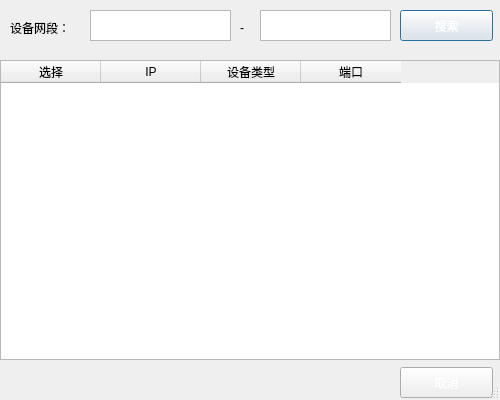
<?xml version="1.0" encoding="UTF-8"?>
<ui version="4.0">
 <class>ListSelectByIP</class>
 <widget class="QDialog" name="ListSelectByIP">
  <property name="enabled">
   <bool>true</bool>
  </property>
  <property name="geometry">
   <rect>
    <x>0</x>
    <y>0</y>
    <width>500</width>
    <height>400</height>
   </rect>
  </property>
  <property name="minimumSize">
   <size>
    <width>500</width>
    <height>400</height>
   </size>
  </property>
  <property name="maximumSize">
   <size>
    <width>500</width>
    <height>400</height>
   </size>
  </property>
  <property name="windowTitle">
   <string>自动搜索</string>
  </property>
  <property name="sizeGripEnabled">
   <bool>true</bool>
  </property>
  <widget class="QTableWidget" name="tableWidgetData">
   <property name="enabled">
    <bool>true</bool>
   </property>
   <property name="geometry">
    <rect>
     <x>0</x>
     <y>60</y>
     <width>500</width>
     <height>300</height>
    </rect>
   </property>
   <property name="cornerButtonEnabled">
    <bool>false</bool>
   </property>
   <property name="columnCount">
    <number>4</number>
   </property>
   <column>
    <property name="text">
     <string>选择</string>
    </property>
   </column>
   <column>
    <property name="text">
     <string>IP</string>
    </property>
   </column>
   <column>
    <property name="text">
     <string>设备类型</string>
    </property>
   </column>
   <column>
    <property name="text">
     <string>端口</string>
    </property>
   </column>
  </widget>
  <widget class="QLabel" name="label">
   <property name="geometry">
    <rect>
     <x>10</x>
     <y>20</y>
     <width>68</width>
     <height>15</height>
    </rect>
   </property>
   <property name="text">
    <string>设备网段：</string>
   </property>
  </widget>
  <widget class="QTextEdit" name="tEt_StartIP">
   <property name="geometry">
    <rect>
     <x>90</x>
     <y>10</y>
     <width>141</width>
     <height>31</height>
    </rect>
   </property>
   <property name="styleSheet">
    <string notr="true">color: rgb(255, 255, 255);</string>
   </property>
  </widget>
  <widget class="QLabel" name="label_2">
   <property name="geometry">
    <rect>
     <x>240</x>
     <y>20</y>
     <width>16</width>
     <height>16</height>
    </rect>
   </property>
   <property name="text">
    <string>-</string>
   </property>
  </widget>
  <widget class="QTextEdit" name="tEt_EndIP">
   <property name="geometry">
    <rect>
     <x>260</x>
     <y>10</y>
     <width>131</width>
     <height>31</height>
    </rect>
   </property>
   <property name="styleSheet">
    <string notr="true">color: rgb(255, 255, 255);</string>
   </property>
  </widget>
  <widget class="QPushButton" name="pBn_Select">
   <property name="geometry">
    <rect>
     <x>400</x>
     <y>10</y>
     <width>93</width>
     <height>31</height>
    </rect>
   </property>
   <property name="styleSheet">
    <string notr="true">color: rgb(255, 255, 255);</string>
   </property>
   <property name="text">
    <string>搜索</string>
   </property>
  </widget>
  <widget class="QPushButton" name="pBn_Close">
   <property name="geometry">
    <rect>
     <x>400</x>
     <y>367</y>
     <width>93</width>
     <height>31</height>
    </rect>
   </property>
   <property name="styleSheet">
    <string notr="true">color: rgb(255, 255, 255);</string>
   </property>
   <property name="text">
    <string>取消</string>
   </property>
  </widget>
 </widget>
 <resources/>
 <connections/>
</ui>
